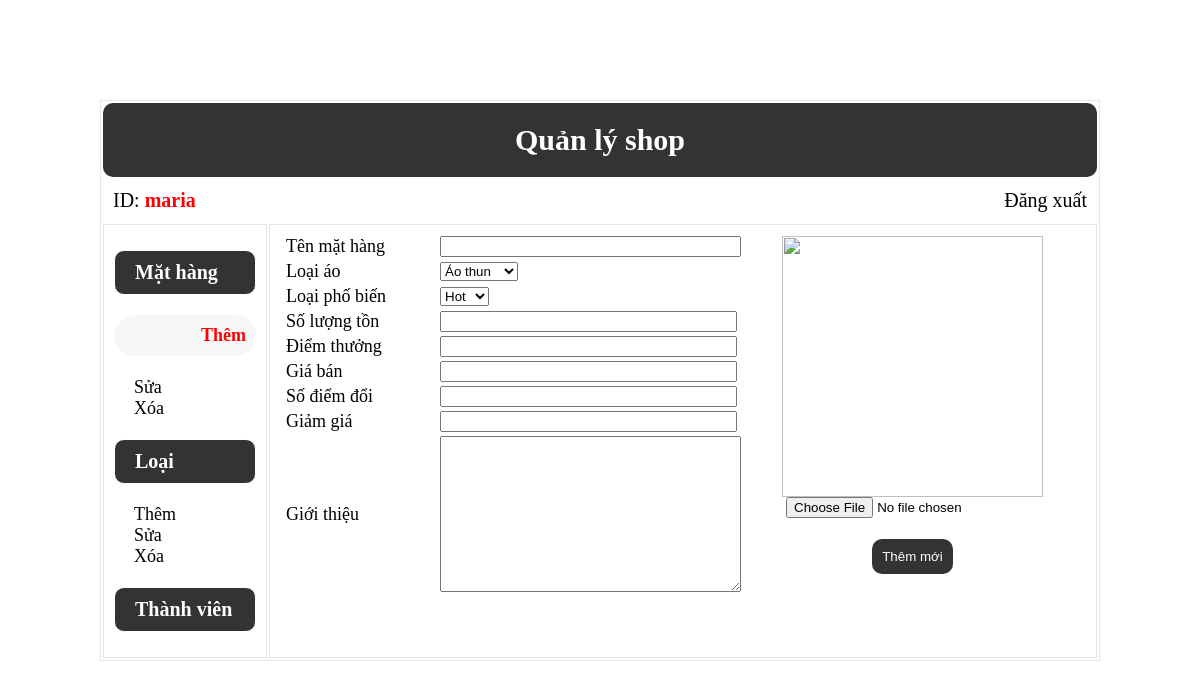
/ShopAoOnline/Files/MatHang/ThemMH.php (signed in), run on the app's committed database.
### tables this page shows
CREATE TABLE IF NOT EXISTS `chucvu` (
  `MaCV` int(11) NOT NULL AUTO_INCREMENT,
  `TenCV` varchar(100) NOT NULL,
  `Quyen` int(11) NOT NULL,
  `DuongDan` varchar(100) NOT NULL,
  PRIMARY KEY (`MaCV`)
);

### ShopAoOnline/Files/MatHang/ThemMH.php (the view, shortened to what this page needs)
<!DOCTYPE html PUBLIC "-//W3C//DTD XHTML 1.0 Transitional//EN" "http://www.w3.org/TR/xhtml1/DTD/xhtml1-transitional.dtd">
<html xmlns="http://www.w3.org/1999/xhtml">
<head>
<link href="../../css/QuanTri.css" type="text/css" rel="stylesheet" rev="stylesheet" />
</head>
<body>
	<?php
		$cnSQL = @mysql_connect($_SESSION["host"][0], 'root', '');
		$data = array("","","","","","","","","","","");
		function sql($cn, $db, $sql){
			return mysql_query($sql, $cn);
		}
	?>
<form method="post" action="ThemMH.php" enctype="multipart/form-data">
	<table id="tbl-quantri" width="1000" align="center">
    	<tr height="50" align="center">
        	<td id="tbl-quantri-header" colspan="2">Quản lý shop</td>
        </tr>
        <tr height="30">
        	<td id="tbl-quantri-nav-left" width="150" align="left">
            	<?php echo 'ID:&nbsp;<blink style="color:red;font-weight:bold;"/>'.$_SESSION["user"]; ?>
            </td>
            <td id="tbl-quantri-nav-right" align="right">
            	<a href="../../DangXuat.php">Đăng xuất</a>
            </td>
        </tr>
        <tr>
        	<td id="tbl-quantri-midle-left" valign="top">
            	<?php
					$mh = "<p>Mặt hàng</p>";
					$l = "<p>Loại</p>";
					$tv = "<p>Thành viên</p>";
					$result = sql($cnSQL, "quanlyshop", "Select * From chucvu");
					if($result){
						while($rows=mysql_fetch_row($result)){
							if(strpos($rows[3], "MH")){
								if($rows[3]=="ThemMH.php")
									$mh = $mh.'<a id="tbl-quantri-left-a-selected" href="'.$rows[3].'">'.$rows[1].'</a></br>';
								else
									$mh = $mh.'<a class="tbl-quantri-midle-left-a" href="'.$rows[3].'">'.$rows[1].'</a></br>';
							}
							if(strpos($rows[3], "Loai")){
								$l = $l.'<a class="tbl-quantri-midle-left-a" href="../Loai/'.$rows[3].'">'.$rows[1].'</a></br>';
							}
						}
					}
					echo $mh.$l.$tv;
				?>
            </td>
            <td id="tbl-quantri-midle-right" valign="top">
            	<table width="800">
                    <tr>
                    	<td colspan="5">
                        	<table width="800">
                            	<tr bgcolor="#FFFFFF" class="c2">
                                	<td width="150" class="c3">Tên mặt hàng</td>
                                    <td width="200" class="c3">
                                    	<input class="t1" name="txtTenMH" type="text" value="<?php echo $data[1]; ?>"  size="34"  />
                                    </td>
                                    <td rowspan="9" align="center" valign="top">
                                    	<img id="imgHinh" src="../../Images/<?php echo $data[9]; ?>" width="261" height="261" />
                                        <input type="file" name="pFile" id="pFile" accept="image/*" onchange="readURL(this, 'imgHinh');" />
                                        <input class="tbl-quantri-midle-right-tblChild-btn" name="btnTM" type="submit" value="Thêm mới">
                                    </td>
                                </tr>
                                <tr bgcolor="#FFFFFF" class="c2">
                                	<td class="c3">Loại áo</td>
                                    <td class="c3">
                                    	<?php
											$result = sql($cnSQL, "quanlyshop", "Select * From loaiao");
											if($result){
												echo '<select name="cmbLoai">';
												while($rows=mysql_fetch_row($result)){
													if($data[2]==$rows[0])
														echo '<option value="'.$rows[0].'" selected>'.$rows[1].'</option>';
													else
														echo '<option value="'.$rows[0].'">'.$rows[1].'</option>';
												}
												echo '</select>';
											}
										?>
                                    </td>
                                </tr>
                                <tr bgcolor="#FFFFFF" class="c2">
                                	<td class="c3">Loại phố biến</td>
                                    <td class="c3">
                                    	<?php
											$result = sql($cnSQL, "quanlyshop", "Select * From phobien");
											if($result){
												echo '<select name="cmbPB">';
												while($rows=mysql_fetch_row($result)){
													if($data[3]==$rows[0])
														echo '<option value="'.$rows[0].'" selected>'.$rows[1].'</option>';
													else
														echo '<option value="'.$rows[0].'">'.$rows[1].'</option>';
												}
												echo '</select>';
											}
										?>
                                    </td>
                                </tr>
                                <tr bgcolor="#FFFFFF" class="c2">
                                	<td class="c3">Số lượng tồn</td>
                                    <td class="c3">
                                    	<input type="text" name="txtSoLuong" value="<?php echo $data[4]; ?>" size="34"  />
                                    </td>
                                </tr>
                                <tr bgcolor="#FFFFFF" class="c2">
                                	<td class="c3">Điểm thưởng</td>
                                    <td class="c3">
                                    	<input type="text" name="txtDiemThuong" value="<?php echo $data[5]; ?>" size="34"  />
                                    </td>
                                </tr>
                                <tr bgcolor="#FFFFFF" class="c2">
                                	<td class="c3">Giá bán</td>
                                    <td class="c3">
                                    	<input type="text" name="txtGiaA" value="<?php echo $data[6]; ?>" size="34"  />
                                    </td>
                                </tr>
                                <tr bgcolor="#FFFFFF" class="c2">
                                	<td class="c3">Số điểm đổi</td>
                                    <td class="c3">
                                    	<input type="text" name="txtGiaB" value="<?php echo $data[7]; ?>" size="34"  />
                                    </td>
                                </tr>
                                <tr bgcolor="#FFFFFF" class="c2">
                                	<td class="c3">Giảm giá</td>
                                    <td class="c3">
                                    	<input type="text" name="txtSale" value="<?php echo $data[8]; ?>" size="34"  />
                                    </td>
                                </tr>
                                <tr bgcolor="#FFFFFF" class="c2">
                                	<td class="c3">Giới thiệu</td>
                                    <td class="c3">
                                    	<textarea class="c3" name="txtGioiThieu" cols="35" rows="10" ><?php echo $data[10]; ?></textarea>
                                    </td>
                                </tr>
                            	<tr align="center" bgcolor="#FFFFFF">
                                	<td colspan="3" class="c2">
                                    </td>
                                </tr>
                            </table>
                        </td>
                    </tr>
                </table>
            </td>
        </tr>
    </table>
</form>
</body>
</html>

### ShopAoOnline/css/QuanTri.css (style rules this page uses)
#tbl-quantri { margin-top:100px; border:1px #E6E6E6 solid; font-family:"Times New Roman", Times, serif; font-size:18px; color:#000; }
#tbl-quantri-header { background-color:#333; color:#FFF; font-size:30px; padding:20px 20px 20px 20px; font-weight:bold; border-radius:10px; }
#tbl-quantri-nav-left { font-size:20px; padding:10px 10px 10px 10px; }
#tbl-quantri-nav-right { font-size:20px; padding:10px 10px 10px 10px; }
#tbl-quantri-midle-left { border:1px #E6E6E6 solid; padding:5px 10px 5px 10px; }
#tbl-quantri-midle-left p { border:1px #FFFFFF solid; background-color:#333; color:#FFF; font-size:20px; font-weight:bold; padding:10px 0px 10px 20px; border-radius:10px; }
.tbl-quantri-midle-left-a { padding:10px 10px 10px 20px; }
#tbl-quantri-left-a-selected { padding:10px 10px 10px 20px; background-color:#F7F7F7; border-radius:50px; display:block; color:#F00; font-weight:bold; text-align:right; }
#tbl-quantri-midle-right { border:1px #E6E6E6 solid; padding:5px 10px 5px 10px; }
.tbl-quantri-midle-right-tblChild-btn { border:0px; background-color:#333; color:#FFF; padding:10px 10px 10px 10px; border-radius:10px; }
a { text-decoration:none; }
a:link { color:#000; }

### ShopAoOnline/Files/MatHang/ThemMH.php (style rules this page uses)
.t1 { color:#F00; font-weight:bold; text-align:center; }

### data on the page
chucvu: TenCV "Thêm"
chucvu: TenCV "Sửa"
chucvu: TenCV "Xóa"
chucvu: TenCV "Thêm"
chucvu: TenCV "Sửa"
chucvu: TenCV "Xóa"

### other printed values
$_SESSION["user"] "maria"
form field cmbLoai "Áo thun"
form field cmbPB "Hot"
